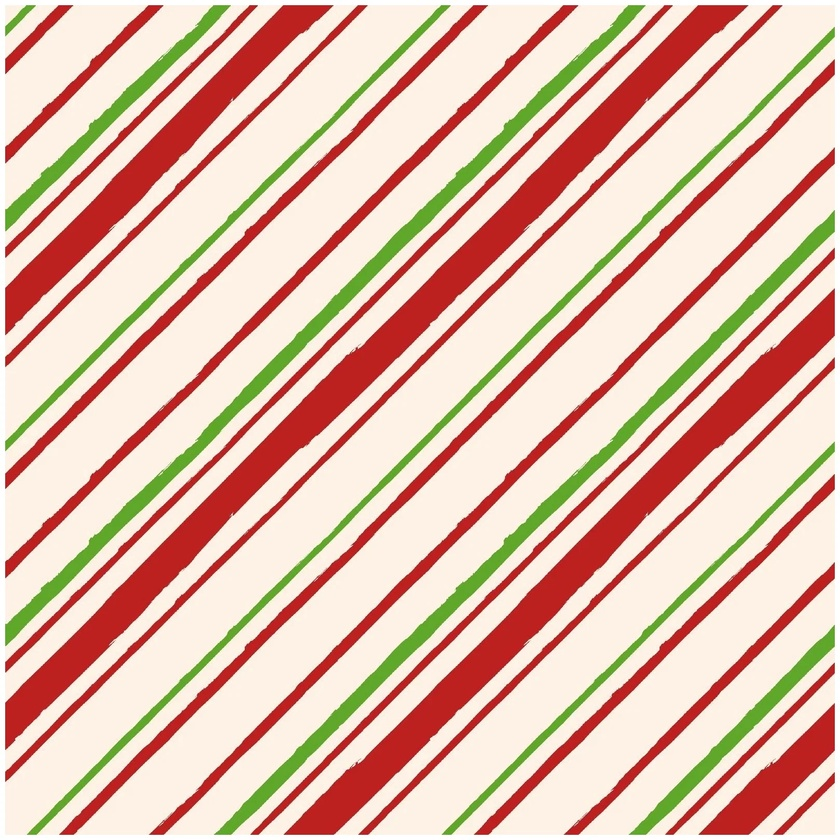
#> input picture 1_2_Convolutional_Filters_Edge_Detection/my_folder/lines.jpg, 840 x 840 px, shrunk from 1620 x 1620 before the run
$ jupyter execute --allow-errors my_Fourier_Transform.ipynb   (shell and % lines are left out)
#> lines starting #> are read from the running program, lines starting #| are printed output that depends on the picture
[cell 1]
import numpy as np
import matplotlib.pyplot as plt
import cv2

[cell 2]
image_stripes = cv2.imread("..\\images\\stripes.jpg")
#> (the rest of this cell did not finish here and is left out)

[cell 3]
image_solid = cv2.imread("..\\images\\pink_solid.jpg")
#> (the rest of this cell did not finish here and is left out)

[cell 4]
fig, ax = plt.subplots(nrows=1, ncols=2, figsize=(10, 5))
#> (the rest of this cell did not finish here and is left out)

Change color to gray scale

#> (a cell that did not finish here is left out)

#> (a cell that did not finish here is left out)

#> (a cell that did not finish here is left out)

Look at the real world image

[cell 8]
image = cv2.imread("..\\images\\birds.jpg")
#> (the rest of this cell did not finish here and is left out)

[cell 9]
image = cv2.imread("lines.jpg")
#> image is the input picture: shape (840, 840, 3); mean B, G, R 172.1, 189.1, 225.3
image = cv2.cvtColor(image, cv2.COLOR_BGR2RGB)
gray = cv2.cvtColor(image, cv2.COLOR_RGB2GRAY)
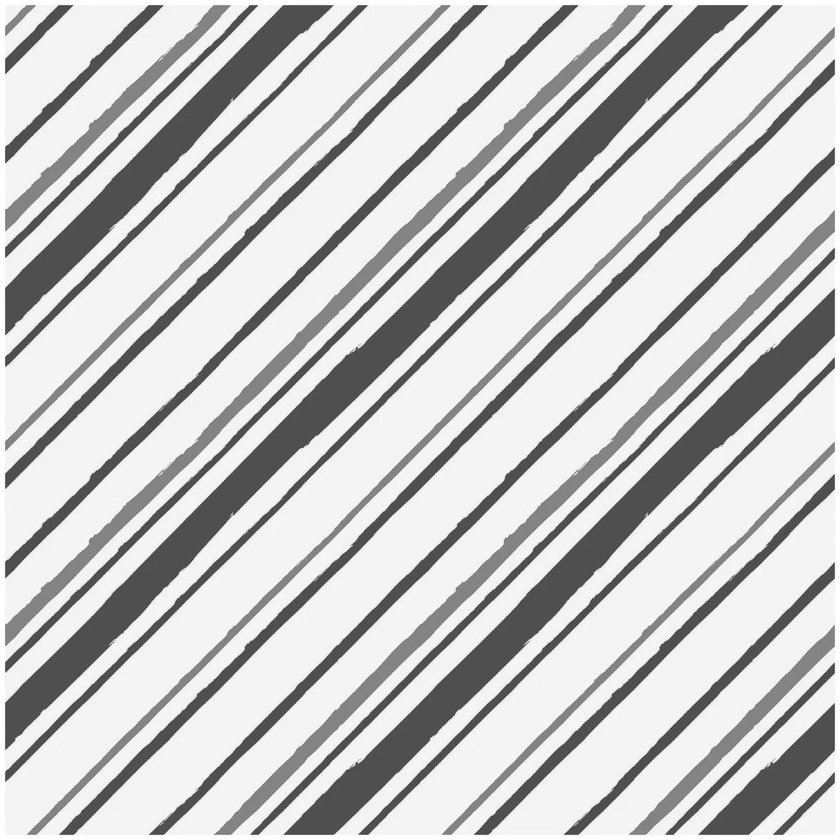
#> gray: shape (840, 840); min 50, max 255, mean 197.9

norm_image = gray / 255.0

#> (the rest of this cell did not finish here and is left out)
